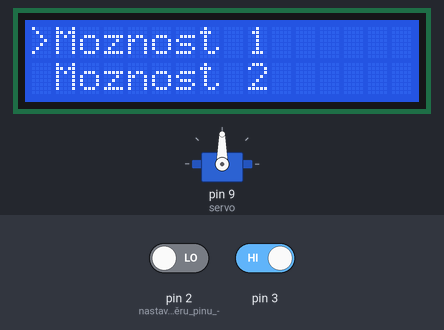
Recording of a sketch running on a simulated Arduino Uno, built with avr-gcc and run on an emulated ATmega328P. Shown: servo, 16×2 character LCD. The inputs (shaded band) are chosen by the test bench; at power-on: pin 2 (nastavení_směru_pinu_-) LOW, pin 3 HIGH.

Above: at 1.2 s.
1.3 s: pin 2 (nastavení_směru_pinu_-) driven HIGH and pin 3 driven LOW
At 2.0 s:
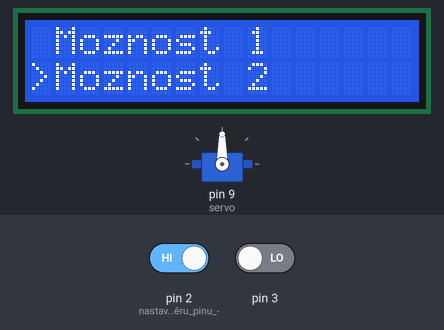
Timing chart, 0 to 4.3 s (numbered marks = the images above; inputs shaded):
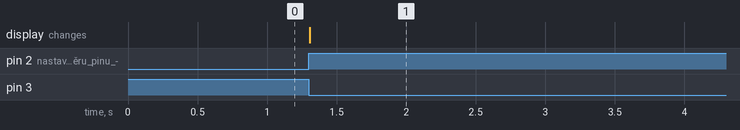

The sketch:

TK_I2C_displej_211208.ino
```cpp
#include <LiquidCrystal_I2C.h>
#include <Servo.h>

/*---220117---
 * přidání proměnných s možnostmi
 * přidání polí s názvy možností (dvouvrstvé menu - START, OBJEM -> nastavení po 5 ml)
 * debouncing tlačítka
 * přidání potvrzovacího tlačítka
 * přidání relé
 * funkce potvrzovacího tlačítka
 * popř. přidávání objemu
 */

LiquidCrystal_I2C displej(0x27, 16, 2); //definice displeje displej dle knihovny LiquidCrystal_I2C
//    hodnoty v závorce: (adresa displeje, počet znaků na šířku, počet znaků na výšku)

Servo servo;  //definice serva servo dle knihovny Servo

void setup() {
  servo.attach(9);  //přiřazení pinu 9 na Arduino servu

  displej.init(); //inicializace displeje - nutný příkaz na začátek
  displej.backlight(); //zapnutí podsvícení displeje
  displej.setCursor(1,0); //nastavení kurzoru (X - na šířku, Y - na výšku)
  displej.print("Moznost 1"); //vytiskni na displeji
  displej.setCursor(1,1);
  displej.print("Moznost 2");
  displej.setCursor(0,0);
  displej.print(">");
  //">" na pozici displeje 0,0

  byte moznost = 0;
  byte predchoziMoznost = 0;

  pinMode(2, INPUT);  //nastavení směru pinu -> pin 2 nastaven jako vstup (INPUT)
  pinMode(3, INPUT);
}

void loop() {

  if(digitalRead(2) == true && digitalRead(3) == false){  //digitalRead(digitální pin) -> čtení z digitálního pinu; true - pravda -> 5 V (tlačítko stisknuto), false - nepravda -> 0 V
    displej.setCursor(0,0);
    displej.print(" ");
    displej.setCursor(0,1);
    displej.print(">");
  }

  if(digitalRead(3) == true && digitalRead(2) == false){
    displej.setCursor(0,1);
    displej.print(" ");
    displej.setCursor(0,0);
    displej.print(">");
  }

}
```

Measured:
- after the input at 1.3 s, the display: changes at once (image 1)
